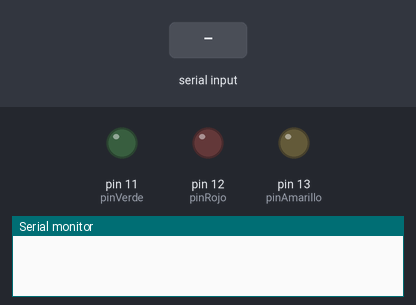
Recording of a sketch running on a simulated Arduino Uno, built with avr-gcc and run on an emulated ATmega328P. Shown: output pins drawn as LEDs (lit = HIGH), the last lines printed to the serial monitor. The inputs (shaded band) are chosen by the test bench.

Above: at 1.2 s.
1.3 s: "1\n" received over Serial
At 1.6 s:
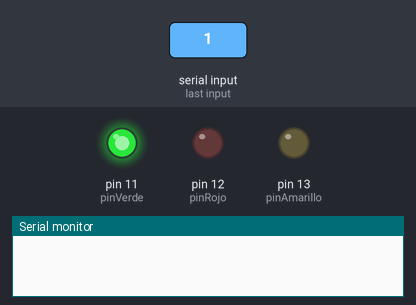
2.8 s: "3\n" received over Serial
At 3.9 s:
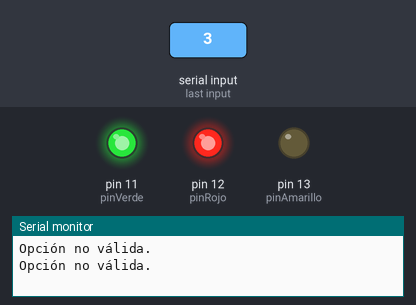
4.3 s: "2\n" received over Serial
At 5.1 s:
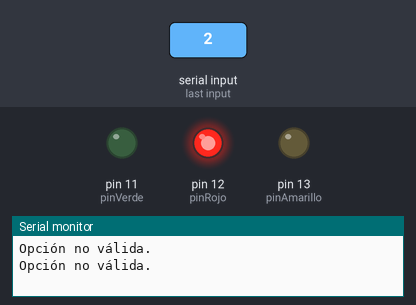
5.8 s: "5\n" received over Serial
At 6.2 s:
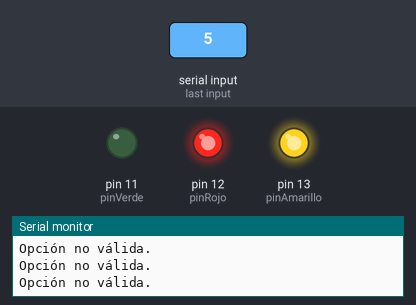
7.3 s: "4\n" received over Serial
At 8.5 s:
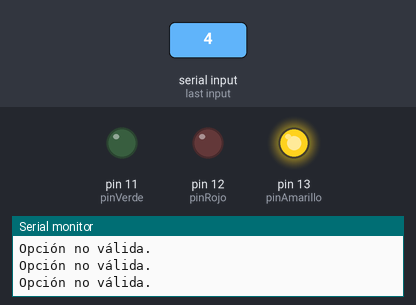
8.8 s: "1\n" received over Serial
At 9.7 s:
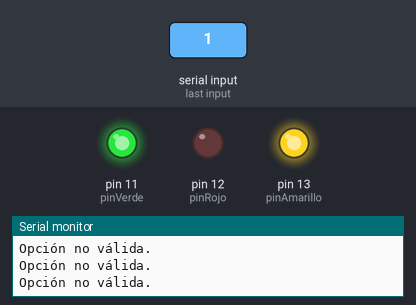
Timing chart, 0 to 11.3 s (numbered marks = the images above; inputs shaded):
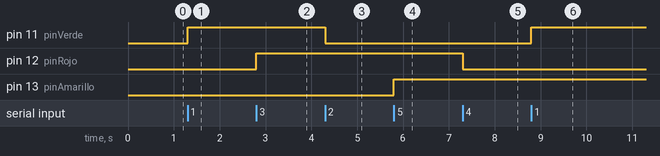

The sketch:

rutinas_11.ino
```cpp
//Developer:Mario Zambrano
/* Script description:
Turn led on with Arduino and c++
*/
const int pinVerde = 11;
const int pinRojo = 12;
const int pinAmarillo = 13;

// Variables de estado de las luces
bool verdeEncendido = false;
bool rojoEncendido = false;
bool amarilloEncendido = false;

void setup() {
  // Inicialización del puerto serial
  Serial.begin(9600);

  // Configuración de los pines de salida para controlar los LEDs
  pinMode(pinVerde, OUTPUT);
  pinMode(pinRojo, OUTPUT);
  pinMode(pinAmarillo, OUTPUT);
}

void loop() {
  if (Serial.available() > 0) {
    int opcion = Serial.parseInt(); // Lee el número ingresado por el usuario

    // Realiza acciones según la opción ingresada
    switch (opcion) {
      case 1:
        encenderVerde();
        break;
      case 2:
        apagarVerde();
        break;
      case 3:
        encenderRojo();
        break;
      case 4:
        apagarRojo();
        break;
      case 5:
        encenderAmarillo();
        break;
      case 6:
        apagarAmarillo();
        break;
      case 7:
        encenderTodas();
        break;
      case 8:
        apagarTodas();
        break;
      case 9:
        intermitente();
        break;
      default:
        Serial.println("Opción no válida.");
        break;
    }
  }
}

void encenderVerde() {
  digitalWrite(pinVerde, HIGH);
  verdeEncendido = true;
}

void apagarVerde() {
  digitalWrite(pinVerde, LOW);
  verdeEncendido = false;
}

void encenderRojo() {
  digitalWrite(pinRojo, HIGH);
  rojoEncendido = true;
}

void apagarRojo() {
  digitalWrite(pinRojo, LOW);
  rojoEncendido = false;
}

void encenderAmarillo() {
  digitalWrite(pinAmarillo, HIGH);
  amarilloEncendido = true;
}

void apagarAmarillo() {
  digitalWrite(pinAmarillo, LOW);
  amarilloEncendido = false;
}

void encenderTodas() {
  encenderVerde();
  encenderRojo();
  encenderAmarillo();
}

void apagarTodas() {
  apagarVerde();
  apagarRojo();
  apagarAmarillo();
}

void intermitente() {
  for (int i = 0; i < 5; i++) {
    encenderTodas();
    delay(500);
    apagarTodas();
    delay(500);
  }
}
```

Measured:
- after the input at 1.3 s, pin 11 (pinVerde): LOW → HIGH at once
- after the input at 2.8 s, pin 12 (pinRojo): LOW → HIGH at once
- after the input at 4.3 s, pin 11 (pinVerde): HIGH → LOW at once
- after the input at 5.8 s, pin 13 (pinAmarillo): LOW → HIGH at once
- after the input at 7.3 s, pin 12 (pinRojo): HIGH → LOW at once
- after the input at 8.8 s, pin 11 (pinVerde): LOW → HIGH at once
